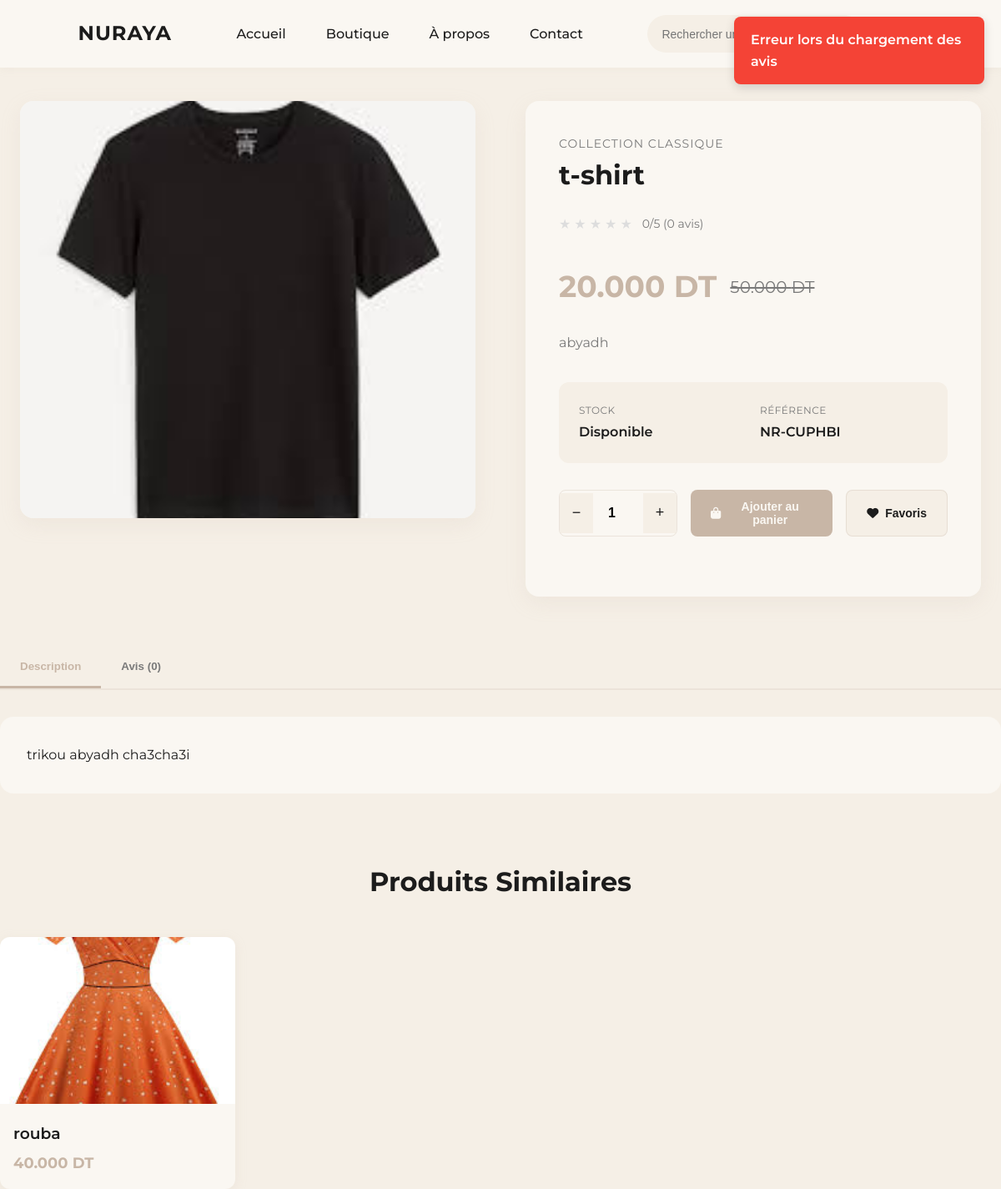
/product.php?id=2, run on the app's committed database.
### tables this page shows
CREATE TABLE `products` (
  `product_id` int(11) NOT NULL,
  `name` varchar(200) NOT NULL,
  `slug` varchar(200) NOT NULL,
  `description` text DEFAULT NULL,
  `short_description` varchar(500) DEFAULT NULL,
  `price` decimal(10,2) NOT NULL,
  `compare_price` decimal(10,2) DEFAULT NULL,
  `cost_price` decimal(10,2) DEFAULT NULL,
  `sku` varchar(100) DEFAULT NULL,
  `stock_quantity` int(11) NOT NULL DEFAULT 0,
  `min_stock_level` int(11) DEFAULT 5,
  `category_id` int(11) NOT NULL,
  `image_url` varchar(255) NOT NULL,
  `additional_images` longtext DEFAULT NULL CHECK (json_valid(`additional_images`)),
  `is_featured` tinyint(1) DEFAULT 0,
  `is_active` tinyint(1) DEFAULT 1,
  `weight` decimal(8,2) DEFAULT NULL,
  `dimensions` varchar(100) DEFAULT NULL,
  `tags` varchar(500) DEFAULT NULL,
  `meta_title` varchar(200) DEFAULT NULL,
  `meta_description` varchar(300) DEFAULT NULL,
  `view_count` int(11) DEFAULT 0,
  `created_at` timestamp NOT NULL DEFAULT current_timestamp(),
  `updated_at` timestamp NOT NULL DEFAULT current_timestamp() ON UPDATE current_timestamp()
);

CREATE TABLE `categories` (
  `category_id` int(11) NOT NULL,
  `name` varchar(100) NOT NULL,
  `slug` varchar(100) NOT NULL,
  `description` text DEFAULT NULL,
  `image_url` varchar(255) DEFAULT NULL,
  `is_active` tinyint(1) NOT NULL DEFAULT 1,
  `sort_order` int(11) NOT NULL DEFAULT 0,
  `created_at` timestamp NOT NULL DEFAULT current_timestamp(),
  `updated_at` timestamp NOT NULL DEFAULT current_timestamp() ON UPDATE current_timestamp()
);

### includes/functions.php (called while the page is built, shortened)
<?php
function get_image_url($path, $placeholder_text = 'Image')
{
    if (strpos($path, 'uploads/') === 0) {
        return $path;
    }
    return 'uploads/' . $path;
}
?>

### product.php (the view, shortened to what this page needs)
<?php
include 'includes/functions.php';
$product_id = isset($_GET['id']) ? (int) $_GET['id'] : 0;
$query = "SELECT p.*, c.name as category_name, c.slug as category_slug
            FROM products p
            LEFT JOIN categories c ON p.category_id = c.category_id
            WHERE p.product_id = $product_id AND p.is_active = 1";
$result = mysqli_query($cnx, $query);
$product = mysqli_fetch_assoc($result);
$update_query = "UPDATE products SET view_count = view_count + 1 WHERE product_id = $product_id";
mysqli_query($cnx, $update_query);
$similar_query = "SELECT p.*, c.slug as category_slug
                  FROM products p
                  LEFT JOIN categories c ON p.category_id = c.category_id
                  WHERE p.category_id = {$product['category_id']} AND p.product_id != $product_id AND p.is_active = 1
                  ORDER BY RAND()
                  LIMIT 4";
$similar_result = mysqli_query($cnx, $similar_query);
$avg_rating_query = "SELECT AVG(rating) as avg_rating, COUNT(*) as total_reviews
                     FROM reviews
                     WHERE product_id = $product_id AND is_approved = 1";
$avg_result = mysqli_query($cnx, $avg_rating_query);
$rating_data = mysqli_fetch_assoc($avg_result);
$avg_rating = $rating_data['avg_rating'] ? round($rating_data['avg_rating'], 1) : 0;
$total_reviews = $rating_data['total_reviews'] ?? 0;
$is_in_wishlist = false;
?>
<!DOCTYPE html>
<html lang="fr">
<head>
    <link rel="stylesheet" href="https://cdnjs.cloudflare.com/ajax/libs/font-awesome/6.4.0/css/all.min.css">
</head>
<body>
    <header>
        <?php include 'templates/navbar_updated.php'; ?>
    <div class="product-container">
        <div class="product-images">
            <img src="<?php echo get_image_url($product['image_url'], 'Produit'); ?>"
                alt="<?php echo htmlspecialchars($product['name']); ?>" class="main-image"
                onerror="this.src='https://via.placeholder.com/600x500/F5EFE6/C8B6A6?text=Produit'">
        </div>
        <div class="product-info">
            <div class="product-category">
                <a href="index.php?category=<?php echo $product['category_slug']; ?>"
                    style="color: inherit; text-decoration: none;">
                    <?php echo htmlspecialchars($product['category_name']); ?>
                </a>
            </div>
            <h1 class="product-title"><?php echo htmlspecialchars($product['name']); ?></h1>
            <div class="product-rating" onclick="showTab('reviews'); document.getElementById('reviews').scrollIntoView({behavior: 'smooth', block: 'start'});">
                <div class="stars">
                    <?php for ($i = 1; $i <= 5; $i++): ?>
                        <span class="star <?php echo $i <= $avg_rating ? 'filled' : ''; ?>">★</span>
                    <?php endfor; ?>
                </div>
                <span class="rating-text"><?php echo $avg_rating; ?>/5 (<?php echo $total_reviews; ?> avis)</span>
            </div>
            <div class="product-price">
                <span class="current-price"><?php echo number_format($product['price'], 3); ?> DT</span>
                <?php if ($product['compare_price'] && $product['compare_price'] > $product['price']): ?>
                    <span class="compare-price"><?php echo number_format($product['compare_price'], 3); ?> DT</span>
                <?php endif; ?>
            </div>
            <div class="product-description">
                <?php echo nl2br(htmlspecialchars($product['short_description'] ?? $product['description'])); ?>
            </div>
            <div class="product-meta">
                <div class="meta-item">
                    <span class="meta-label">Stock</span>
                    <span
                        class="meta-value"><?php echo $product['stock_quantity'] > 0 ? 'Disponible' : 'Rupture'; ?></span>
                </div>
                <?php if ($product['sku']): ?>
                    <div class="meta-item">
                        <span class="meta-label">Référence</span>
                        <span class="meta-value"><?php echo htmlspecialchars($product['sku']); ?></span>
                    </div>
                <?php endif; ?>
            </div>
            <div class="product-actions">
                <div class="quantity-selector">
                    <button class="quantity-btn" onclick="updateQuantity(-1)">−</button>
                    <input type="number" id="quantity" class="quantity-input" value="1" min="1"
                        max="<?php echo $product['stock_quantity']; ?>">
                    <button class="quantity-btn" onclick="updateQuantity(1)">+</button>
                </div>
                <button class="btn btn-primary" onclick="addToCart()">
                    <i class="fas fa-shopping-bag"></i>
                    Ajouter au panier
                </button>
                <button class="btn btn-secondary <?php echo $is_in_wishlist ? 'active' : ''; ?>"
                    onclick="toggleWishlist()">
                    <i class="fas fa-heart"></i>
                    <?php echo $is_in_wishlist ? 'Dans les favoris' : 'Favoris'; ?>
                </button>
            </div>
        </div>
    </div>
    <div class="tabs">
        <div class="tab-nav">
            <button class="tab-btn active" onclick="showTab('description')">Description</button>
            <button class="tab-btn" onclick="showTab('reviews')">Avis (<?php echo $total_reviews; ?>)</button>
        </div>
        <div id="description" class="tab-content active">
            <div class="description-content">
                <?php echo nl2br(htmlspecialchars($product['description'])); ?>
            </div>
        </div>
    </div>
    <?php if (mysqli_num_rows($similar_result) > 0): ?>
        <div class="similar-products">
            <h2 class="section-title">Produits Similaires</h2>
            <div class="similar-grid">
                <?php while ($similar = mysqli_fetch_assoc($similar_result)): ?>
                    <a href="product.php?id=<?php echo $similar['product_id']; ?>" class="similar-card">
                        <img src="<?php echo get_image_url($similar['image_url'], 'Produit'); ?>"
                            alt="<?php echo htmlspecialchars($similar['name']); ?>" class="similar-image"
                            onerror="this.src='https://via.placeholder.com/250x200/F5EFE6/C8B6A6?text=Produit'">
                        <div class="similar-info">
                            <h3 class="similar-title"><?php echo htmlspecialchars($similar['name']); ?></h3>
                            <div class="similar-price"><?php echo number_format($similar['price'], 3); ?> DT</div>
                        </div>
                    </a>
                <?php endwhile; ?>
            </div>
        </div>
    <?php endif; ?>
</body>
</html>

### product.php (style rules this page uses)
:root { --bg-light: #F5EFE6; --bg-white: #FAF7F2; --beige-dark: #C8B6A6; --text-dark: #1C1C1C; --text-gray: #7A7A7A; --accent-pink: #E6B7C8; }
* { box-sizing: border-box; margin: 0; padding: 0 }
body { font-family: 'Montserrat', sans-serif; background: var(--bg-light); color: var(--text-dark); line-height: 1.6 }
.product-container { max-width: 1200px; margin: 40px auto; padding: 0 24px; display: grid; grid-template-columns: 1fr 1fr; gap: 60px; align-items: start }
.product-images { position: sticky; top: 20px }
.main-image { width: 100%; height: 500px; object-fit: cover; border-radius: 16px; background: var(--bg-white); box-shadow: 0 8px 25px rgba(200, 182, 166, 0.15) }
.product-info { background: var(--bg-white); padding: 40px; border-radius: 16px; box-shadow: 0 8px 25px rgba(200, 182, 166, 0.15) }
.product-category { color: var(--text-gray); font-size: 14px; text-transform: uppercase; letter-spacing: 1px; margin-bottom: 8px }
.product-title { font-size: 32px; font-weight: 700; color: var(--text-dark); margin-bottom: 16px; line-height: 1.2 }
.product-rating { display: flex; align-items: center; gap: 12px; margin-bottom: 24px; cursor: pointer; transition: opacity 0.3s; }
.stars { display: flex; gap: 4px }
.star { color: #ddd; font-size: 16px }
.rating-text { color: var(--text-gray); font-size: 14px }
.product-price { display: flex; align-items: center; gap: 16px; margin-bottom: 24px }
.current-price { font-size: 36px; font-weight: 700; color: var(--beige-dark) }
.compare-price { font-size: 20px; color: var(--text-gray); text-decoration: line-through }
.product-description { color: var(--text-gray); margin-bottom: 32px; line-height: 1.8 }
.product-meta { display: grid; grid-template-columns: repeat(2, 1fr); gap: 16px; margin-bottom: 32px; padding: 24px; background: var(--bg-light); border-radius: 12px }
.meta-item { display: flex; flex-direction: column; gap: 4px }
.meta-label { font-size: 12px; color: var(--text-gray); text-transform: uppercase; letter-spacing: 0.5px }
.meta-value { font-weight: 600; color: var(--text-dark) }
.product-actions { display: flex; gap: 16px; margin-bottom: 32px }
.quantity-selector { display: flex; align-items: center; border: 1px solid rgba(200, 182, 166, 0.3); border-radius: 8px; overflow: hidden }
.quantity-btn { background: var(--bg-light); border: none; width: 40px; height: 48px; cursor: pointer; font-size: 18px; color: var(--text-dark); transition: background 0.3s }
.quantity-input { width: 60px; height: 48px; border: none; text-align: center; font-size: 16px; font-weight: 600; background: var(--bg-white) }
.btn { padding: 16px 32px; border: none; border-radius: 8px; font-weight: 600; font-size: 16px; cursor: pointer; transition: all 0.3s ease; text-decoration: none; display: inline-flex; align-items: center; gap: 8px }
.btn-primary { background: var(--beige-dark); color: var(--bg-white); flex: 1 }
.btn-secondary { background: var(--bg-white); color: var(--text-dark); border: 1px solid rgba(200, 182, 166, 0.3) }
.tabs { margin-top: 60px }
.tab-nav { display: flex; gap: 0; border-bottom: 2px solid rgba(200, 182, 166, 0.2); margin-bottom: 32px }
.tab-btn { background: none; border: none; padding: 16px 24px; font-weight: 600; color: var(--text-gray); cursor: pointer; border-bottom: 3px solid transparent; transition: all 0.3s }
.tab-btn.active { color: var(--beige-dark); border-bottom-color: var(--beige-dark) }
.tab-content { display: none }
.tab-content.active { display: block }
.description-content { background: var(--bg-white); padding: 32px; border-radius: 16px; line-height: 1.8 }
.similar-products { margin-top: 80px }
.section-title { font-size: 32px; font-weight: 700; text-align: center; margin-bottom: 40px; color: var(--text-dark) }
.similar-grid { display: grid; grid-template-columns: repeat(auto-fill, minmax(250px, 1fr)); gap: 24px }
.similar-card { background: var(--bg-white); border-radius: 12px; overflow: hidden; text-decoration: none; color: var(--text-dark); transition: transform 0.3s, box-shadow 0.3s; box-shadow: 0 4px 15px rgba(200, 182, 166, 0.15) }
.similar-image { width: 100%; height: 200px; object-fit: cover; background: var(--bg-light) }
.similar-info { padding: 16px }
.similar-title { font-weight: 600; margin-bottom: 8px; line-height: 1.4 }
.similar-price { color: var(--beige-dark); font-weight: 700; font-size: 18px }

### templates/navbar_updated.php (style rules this page uses)
:root { --bg-light: #F5EFE6; --bg-white: #FAF7F2; --beige-dark: #C8B6A6; --text-dark: #1C1C1C; --text-gray: #7A7A7A; --accent-pink: #E6B7C8; }

### data on the page
products: image_url (picture), category.name "COLLECTION CLASSIQUE", name "t-shirt", price "20.000", compare_price "50.000", short_description "abyadh", sku "NR-CUPHBI", description "trikou abyadh cha3cha3i"
products: image_url (picture), name "rouba", price "40.000"

### other printed values
$avg_rating "0"
$total_reviews "0"
